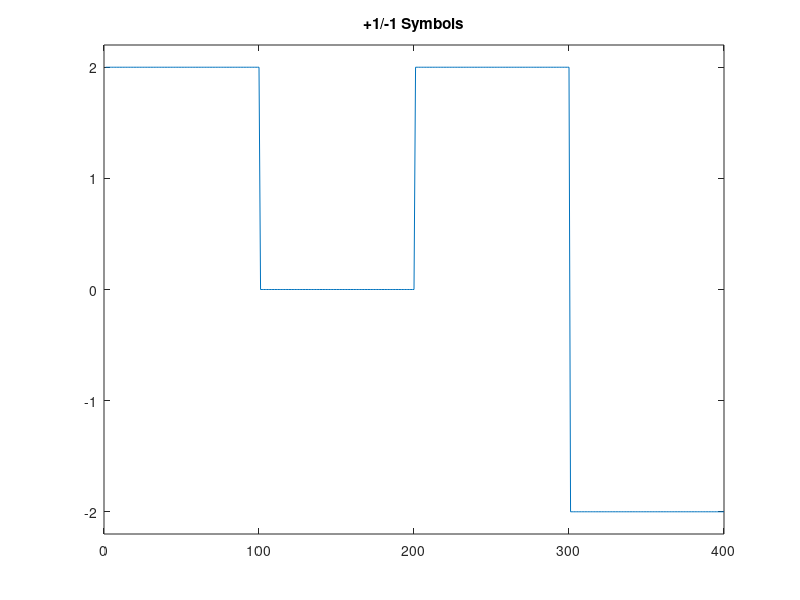
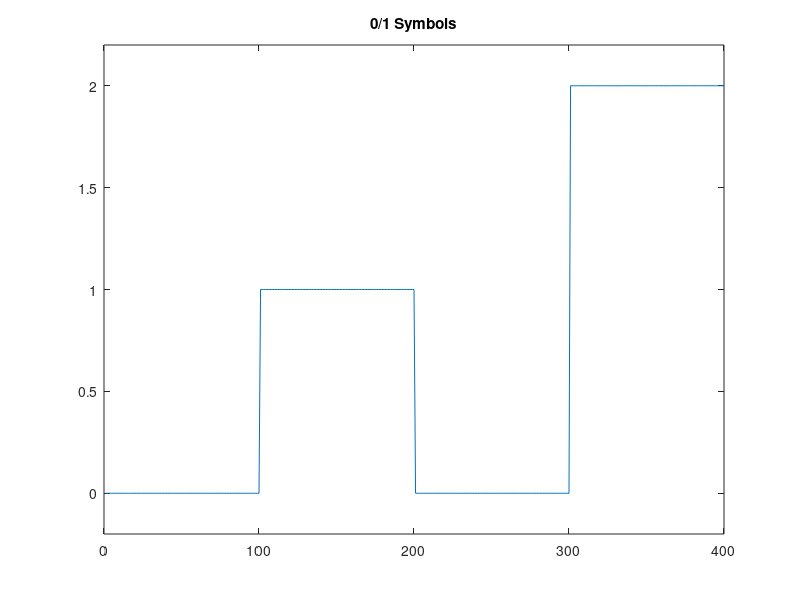

Write the MATLAB code that produced these figures, in order.
a = 100;

x = [ repmat(1, 1, a) repmat(1, 1, a) repmat(1, 1, a) repmat(-1, 1, a)];
y = [ repmat(1, 1, a) repmat(-1, 1, a) repmat(1, 1, a) repmat(-1, 1, a)];


plot(x+y);
title('+1/-1 Symbols');
ylim([-2.2 2.2]);

figure;

x1 = (1 - x) / 2;
y2 = (1 - y) / 2;


plot(x1+y2);
title('0/1 Symbols');
ylim([-0.2 2.2]);
